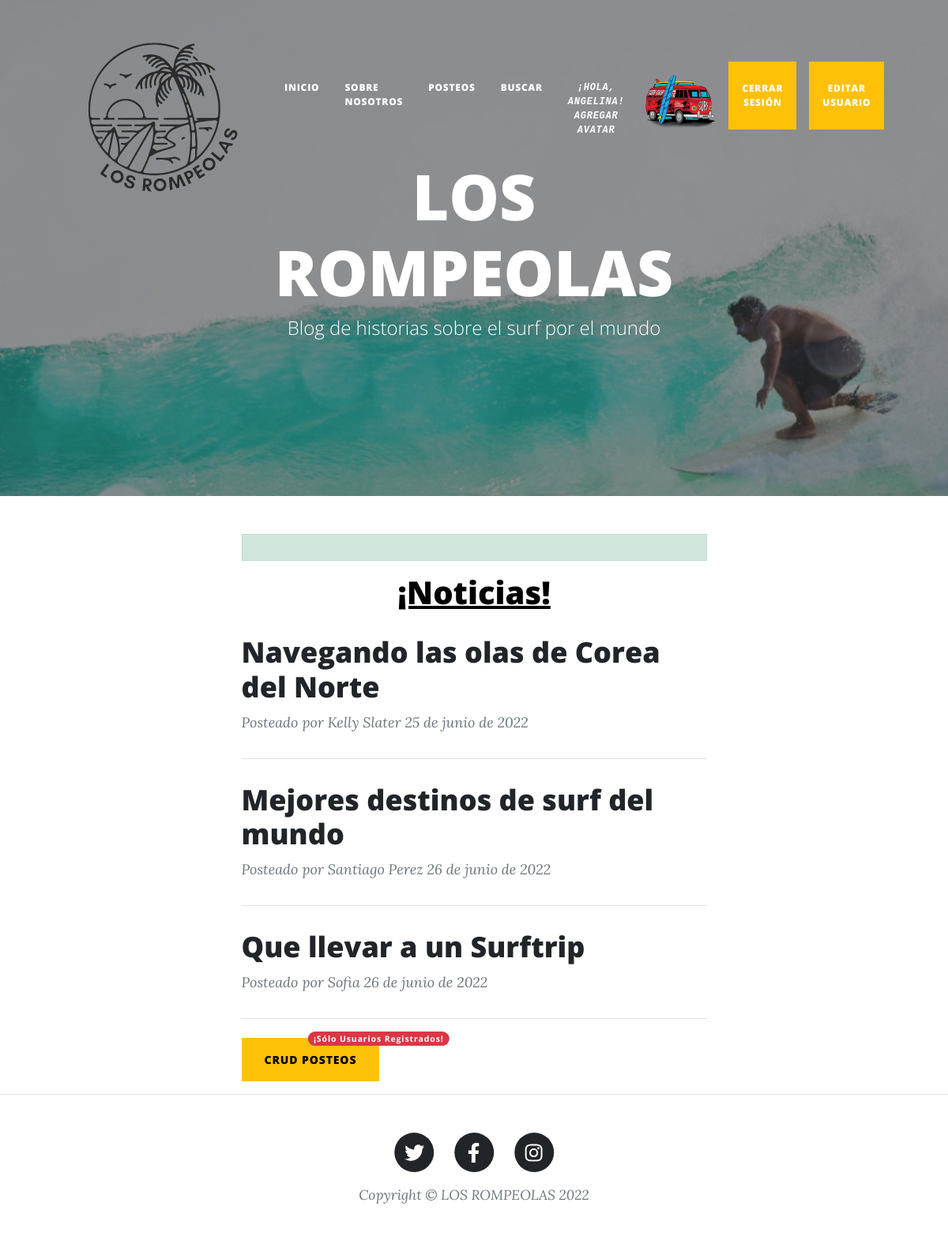
The page /Surfblog/ (signed in) on the database its author committed.
### Surfblog/models.py (models this page shows, shortened)
class Avatar(models.Model):
    user = models.ForeignKey(User, on_delete = models.CASCADE)
    imagen = models.ImageField(upload_to = 'avatares', null = True, blank = True)
    class Meta:
        verbose_name = 'Avatar'
        verbose_name_plural = 'Avatares'

class Post(models.Model):
    autor = models.CharField(max_length = 40)
    email = models.EmailField()
    fecha = models.DateField(auto_now_add = True)
    titulo = models.CharField(max_length = 40, primary_key = True)
    cuerpo = models.TextField('')

### Surfblog/views.py (the view)
# urls.py: path('', views.inicio, name = 'Inicio'),
def inicio(request):
    id = 1
    listadoPosteos = Post.objects.all()
    diccionario = {'id': id, 'listadoPosteos': listadoPosteos}
    return render(request,'Surfblog/inicio.html', diccionario)

### Surfblog/templates/Surfblog/inicio.html
{% extends 'Surfblog/padre.html' %}
{% load static %}
{% block titulo_header %}
    <h1>LOS ROMPEOLAS</h1>
    <span class='subheading'>Blog de historias sobre el surf por el mundo</span>
{% endblock %}
{% block contenido_principal %}
    <div class='container px-4 px-lg-5'>
        <div class='row gx-4 gx-lg-5 justify-content-center'>
            <div class='col-md-10 col-lg-8 col-xl-7'>
                {% if user.is_authenticated %}
                <h1 class='alert alert-success text-center'>{{mensaje}}</h1>
                {% endif %}
                <h1 class='post-title text-center text-decoration-underline text-black'>¡Noticias!</h1>
                    {% for posteo in listadoPosteos %}
                        <div class='post-preview'>
                            <a href='{% url "Post" posteo.titulo%}'>
                                <h2 class='post-title'>{{posteo.titulo}}</h2>
                            </a>
                            <p class='post-meta'>
                                Posteado por
                                <span>{{posteo.autor}}</span>
                                {{posteo.fecha}}
                            </p>
                        </div>
                        <hr class='my-4' />
                    {% endfor %}
                <button type='button' class='btn btn-warning position-relative mb-3'>
                    <a href='{% url "listaPosteos" %}' style='color: black;'>CRUD POSTEOS</a>
                    <span class='position-absolute top-0 start-100 translate-middle badge rounded-pill bg-danger'>
                        ¡Sólo Usuarios Registrados!
                    </span>
                </button>
            </div>
        </div>
    </div>
{% endblock %}

### Surfblog/templates/Surfblog/padre.html (shortened to what this page needs)
<!DOCTYPE html>
<html lang='en'>
    <head>
        {% load static %}
        <link href='{% static "SurfBlog/css/styles.css" %}' rel='stylesheet' />
    </head>
    <body>
        <nav class='navbar navbar-expand-lg navbar-light' id='mainNav'>
            <div class='container px-4 px-lg-5'>
                <a class='navbar-brand' href='{% url "Inicio" %}'><img src='{% static "SurfBlog/assets/img/logo.png" %}' alt='Logo' title='Logo' height='250px' width='250px'></a>
                <div class='collapse navbar-collapse' id='navbarResponsive'>
                    <ul class='navbar-nav ms-auto py-4 py-lg-0'>
                        <li class='nav-item'><a class='nav-link px-lg-3 py-3 py-lg-4' href='{% url "Inicio" %}'>Inicio</a></li>
                        <li class='nav-item'><a class='nav-link px-lg-3 py-3 py-lg-4' href='{% url "sobreNosotros" %}'>Sobre Nosotros</a></li>
                        <li class='nav-item'><a class='nav-link px-lg-3 py-3 py-lg-4' href='{% url "listaPosteos" %}'>Posteos</a></li>
                        <li class='nav-item'><a class='nav-link px-lg-3 py-3 py-lg-4' href='{% url "Buscar" %}'>Buscar</a></li>
                        {% if user.is_authenticated %}
                        <li class='nav-item'><a class='nav-link px-lg-3 py-3 py-lg-4 text-center font-monospace fst-italic' href='{% url "agregarAvatar" %}'>¡Hola, {{user.username}}!</br><span class=''>Agregar Avatar</span></a></li>
                        <li class='mx-1'>
                        {% with first_image=user.avatar_set.first %}
                            {% if first_image %}
                                <a href='{{ first_image.imagen.url }}' target='_blank'>
                                <img src='{{ first_image.imagen.url }}' height='100px'>
                            {% endif %}
                        {% endwith %}
                        </li>
                        <li class='nav-item'><a class='nav-link px-lg-3 py-3 py-lg-4 btn btn-warning mx-2' href='{% url "Logout" %}'>Cerrar Sesión</a></li>
                        <li class='nav-item'><a class='nav-link px-lg-3 py-3 py-lg-4 btn btn-warning mx-2' href='{% url "editarUsuario" %}'>Editar Usuario</a></li>
                        {% endif %}
                    </ul>
                </div>
            </div>
        </nav>
        <header class='masthead' style='background-image: url("{% static "SurfBlog/assets/img/home.jpg" %}")'>
            <div class='container position-relative px-4 px-lg-5'>
                <div class='row gx-4 gx-lg-5 justify-content-center'>
                    <div class='col-md-10 col-lg-8 col-xl-7'>
                        <div class='site-heading'>
                            {% block titulo_header %}
                            {% endblock %}
                        </div>
                    </div>
                </div>
            </div>
        </header>
        {% block contenido_principal %}
        {% endblock %}
        <footer class='border-top'>
            <div class='container px-4 px-lg-5'>
                <div class='row gx-4 gx-lg-5 justify-content-center'>
                    <div class='col-md-10 col-lg-8 col-xl-7'>
                        <ul class='list-inline text-center'>
                            <li class='list-inline-item'>
                                <a href='#!'>
                                    <span class='fa-stack fa-lg'>
                                        <i class='fas fa-circle fa-stack-2x'></i>
                                        <i class='fab fa-twitter fa-stack-1x fa-inverse'></i>
                                    </span>
                                </a>
                            </li>
                            <li class='list-inline-item'>
                                <a href='#!'>
                                    <span class='fa-stack fa-lg'>
                                        <i class='fas fa-circle fa-stack-2x'></i>
                                        <i class='fab fa-facebook-f fa-stack-1x fa-inverse'></i>
                                    </span>
                                </a>
                            </li>
                            <li class='list-inline-item'>
                                <a href='#!'>
                                    <span class='fa-stack fa-lg'>
                                        <i class='fas fa-circle fa-stack-2x'></i>
                                        <i class='fab fa-instagram fa-stack-1x fa-inverse'></i>
                                    </span>
                                </a>
                            </li>
                        </ul>
                        <div class='small text-center text-muted fst-italic'>Copyright &copy; LOS ROMPEOLAS 2022</div>
                    </div>
                </div>
            </div>
        </footer>
    </body>
</html>

### rows shown on the page
Avatar: imagen (picture)
Post: titulo "Navegando las olas de Corea del Norte", autor "Kelly Slater", fecha "25 de junio de 2022"
Post: titulo "Mejores destinos de surf del mundo", autor "Santiago Perez", fecha "26 de junio de 2022"
Post: titulo "Que llevar a un Surftrip", autor "Sofia", fecha "26 de junio de 2022"

### other values the page prints
{{ user.username }} "ANGELINA"
